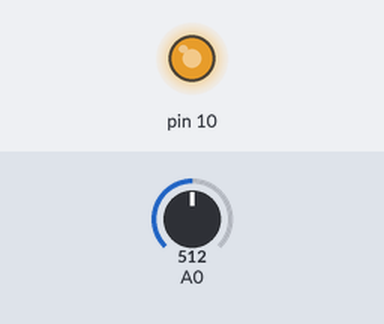
Simulated run of this sketch. Board: Arduino Uno, built with avr-gcc and run on an emulated ATmega328P. Parts: output pins drawn as LEDs (lit = HIGH). The test bench sets the inputs (shaded band); at power-on: A0 = 512. What the sketch prints to the serial monitor is not drawn.

Above: at 0.1 s.
Timing chart, 0 to 1.6 s (numbered marks = the images above):
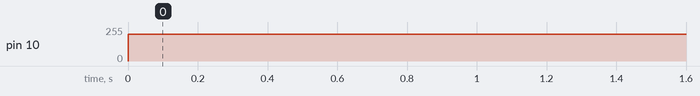

The sketch:

Assignment_6_b.ino
```cpp
void setup() {
  // put your setup code here, to run once:
  pinMode(10,OUTPUT);
  pinMode(A0,INPUT);
  Serial.begin(9600);
}
int duty_cycle=10;
int s1=1,s2=0,s3=0,s4=0,s5=0;
int level=1;
//int blinkled()
//{

//}

void loop() {
  // put your main code here, to run repeatedly:
  analogWrite(10,200);
  Serial.println(analogRead(A0));
  Serial.println("\n");
  Serial.println(millis());


}
```

Measured:
- by itself, pin 10: 0/255 → 200/255 at 0.00 s
